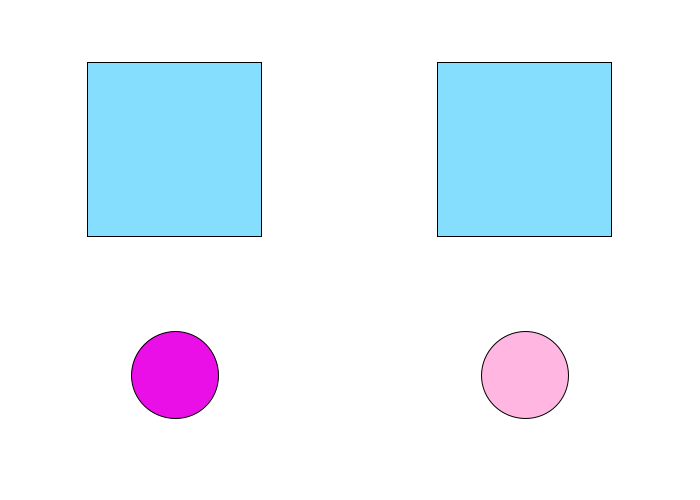
Frame 1 (no input)
Frame 60 (the mouse pressed at the canvas centre just before this capture): identical to frame 1, image omitted
Frame 120 (the mouse held since frame 60 and released just before this capture): identical to frame 1, image omitted

The Processing sketch that drew this single still picture (run headless with seeded random() and noise(); from frame 60 on, the mouse is pressed at the canvas centre):

// Processing sketch: Screen_Checker
// ── Screen_Checker.pde
boolean circleMove1 = false;
boolean circleMove2 = false;
boolean boxPlacement1 = false;
boolean boxPlacement2 = false;
boolean purpleDraw = false;
boolean pinkDraw = false;

void setup() {
  size(700, 500); //Integers
  //screenChecker();
  GUI_Design();
}

void draw() {
  origionalPieces();
  collisions();
  fill(white);
}

void mouseClicked() {
  if (mouseX>width*1/4-width*1/16 && mouseX<width*1/4+width*1/16 && mouseY>height*3/4-width*1/16 && mouseY<height*3/4+1/16) {
    circleMove1 = true;
  }
  if (mouseX>width*3/4-width*1/16 && mouseX<width*3/4+width*1/16 && mouseY>height*3/4-width*1/16 && mouseY<height*3/4+1/16) {
    circleMove2 = true;
  }
  if (mouseX>width*1/8 && mouseX<width*3/8 && mouseY>height*1/8 && mouseY<height*1/2) {
    boxPlacement1 = true;
  }
  if (mouseX>width*5/8 && mouseX<width*3/8 && mouseY>height*1/8 && mouseY<height*1/2) {
    boxPlacement2 = true;
  }
}

void collisions() {
  if (circleMove1 == true) {
    fill(purple);
    ellipse(mouseX, mouseY, circleDiameter, circleDiameter);
    purpleDraw = true;
  }
  if (circleMove2 == true) {
    fill(pink);
    ellipse(mouseX, mouseY, circleDiameter, circleDiameter);
    pinkDraw = true;
  }
  if (boxPlacement2 == true && purpleDraw == true) {
    fill(purple);
    ellipse(width*2/8, height*5/16, circleDiameter, circleDiameter);
  } else if (boxPlacement1 == true && pinkDraw == true) {
    fill(pink);
    ellipse(width*2/8, height*5/16, circleDiameter, circleDiameter);
  }
  if (boxPlacement2 == true && purpleDraw == true) {
    fill(purple);
    ellipse(width*6/8, height*5/16, circleDiameter, circleDiameter);
  } else if (boxPlacement1 == true && pinkDraw == true) {
    fill(pink);
    ellipse(width*6/8, height*5/16, circleDiameter, circleDiameter);
  }
}

// ── GUI_Design.pde
int circleDiameter;

void GUI_Design() {
  circleDiameter = width*1/8;
  //Circle #1
  ellipse(width*1/4, height*3/4, circleDiameter, circleDiameter);
  //Circle #2
  ellipse(width*3/4, height*3/4, circleDiameter, circleDiameter);
  //Target Area #1
  rect(width*1/8, height*1/8, circleDiameter, circleDiameter);
  //Traget Area #2
  rect(width*5/8, height*5/8, circleDiameter, circleDiameter); 
}

// ── Origional_Pieces.pde
color purple= #EA0EE7, pink= #FFB7E2, blue= #86DEFF, white = #FFFFFF; 


void origionalPieces() {
  circleDiameter = width*1/8;
  background(white);
  fill(purple);
  ellipse(width*1/4, height*3/4, circleDiameter, circleDiameter); // Circle #1
  fill(pink);
  ellipse(width*3/4, height*3/4, circleDiameter, circleDiameter);// Circle #2
  fill(blue);
  rect(width*1/8, height*1/8, circleDiameter*2, circleDiameter*2); // Target Area #1
  rect(width*5/8, height*1/8, circleDiameter*2, circleDiameter*2);// Target Area #2
  fill(white);
}

// ── Screen_Checker_Procedure.pde
/*float sizeGeometry, monitorGeometry;

void screenChecker() {
  println("Canvas Dimensions:\twidth", "\t", width, "\theight", "\t", height);
  println("Monitor Dimensions:\twidth", "\t", displayWidth, "\theight", "\t", displayHeight);
  if (width > displayWidth || height > displayHeight) { //Will Canvas display on Monitor Geometry?
    println("Canvas will not fit in the monitor. \nChange the size() dimensions.");
    println("Program is closing automatically.\n");
    exit();
  } else {
    println("Canvas will fit inside the monitor geometry.\n");
  }
  sizeGeometry = float(width)/float(height);
  if (sizeGeometry > 1) {
    println("Canvas geometry is \tLandscape.");
  } else if (sizeGeometry < 1) {
    println("Canvas geometry is \tPortrait.");
  } else if (sizeGeometry == 1) {
    println("Canvas is \tSquare.");
  } else { //empty ELSE
  }
  monitorGeometry = float(displayWidth)/float(displayHeight);
  if (monitorGeometry > 1) {
    println("Monitor Geometry is \tLandscape.");
  } else if (monitorGeometry < 1) {
    println("Monitor Geometry is \tPortrait.");
  } else if (monitorGeometry == 1) {
    println("Monitor Geometry is \tSquare.");
  } else { //empty ELSE
  }
  if (sizeGeometry == 1.0 && monitorGeometry == 1.0) {//Landscape, Portrait, Square
    println("Canvas and Monitor Geometry matches.\n");
  } else if (sizeGeometry > 1 && monitorGeometry > 1) {
    println("Canvas and Monitor Geometry matches.\n");
  } else if (sizeGeometry < 1 && monitorGeometry < 1) {
    println("Canvas and Monitor Geometry matches.\n");
  } else {
    println("Seems an issue with Landscape, Portrait, or Square Geometry.");
    println("Please change so both match.");
    println("Program is closing automatically.\n");
    exit();
  }
} */
